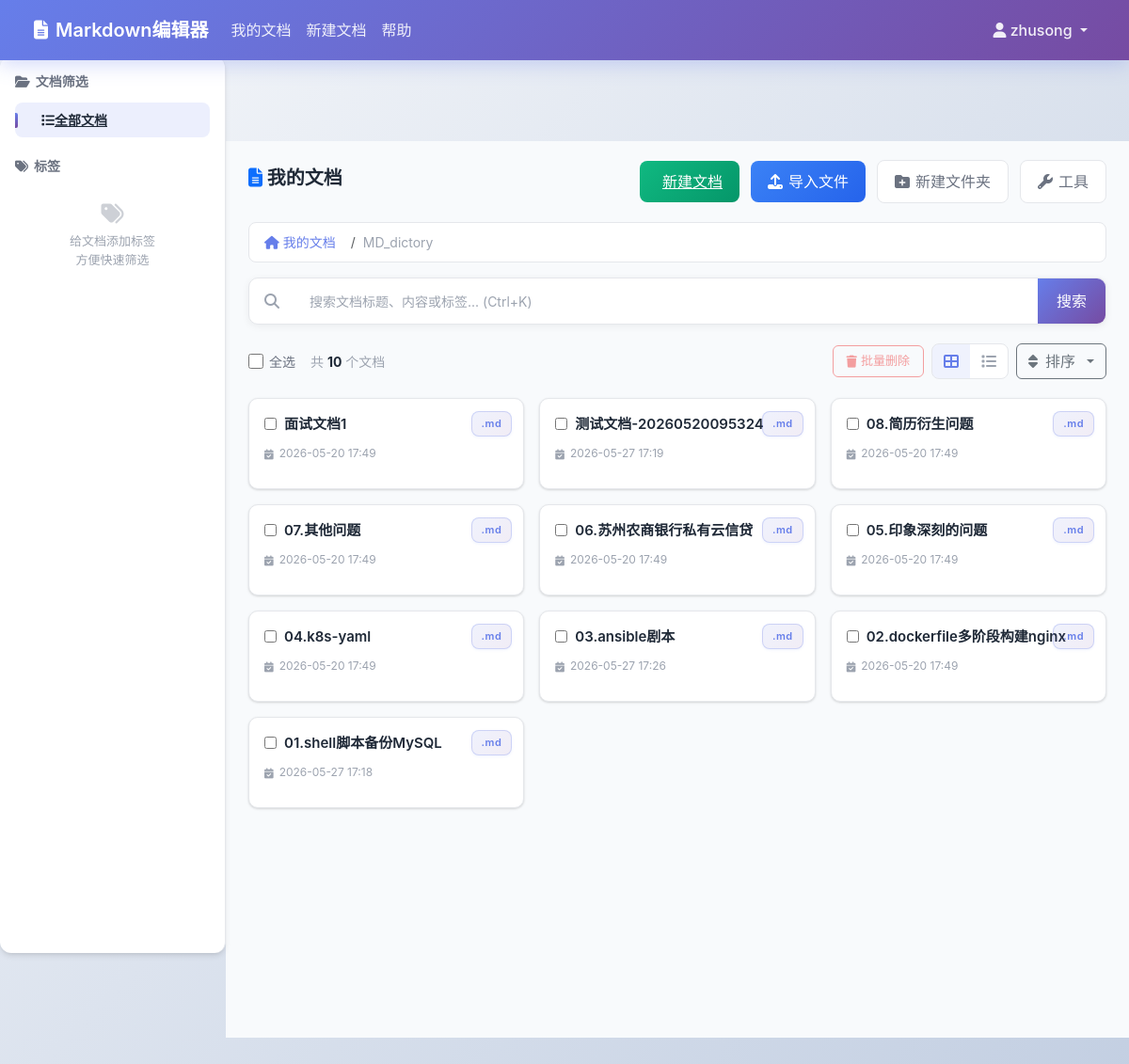
The page /my-documents/?sort=title&order=desc&folder=4 (signed in) on the database its author committed.
### documents/models.py (models this page shows, shortened)
class FolderModel(models.Model):
    user = models.ForeignKey(User, on_delete=models.CASCADE, related_name='folders')
    name = models.CharField(max_length=200)
    parent = models.ForeignKey('self', on_delete=models.CASCADE, null=True, blank=True, related_name='children')
    create_time = models.DateTimeField(auto_now_add=True)
    update_time = models.DateTimeField(auto_now=True)
    is_deleted = models.BooleanField(default=False)
    delete_time = models.DateTimeField(null=True, blank=True)

class DocumentModel(models.Model):
    user = models.ForeignKey(User, on_delete=models.CASCADE, related_name='documents')
    folder = models.ForeignKey(FolderModel, on_delete=models.SET_NULL, null=True, blank=True, related_name='documents')
    title = models.CharField(max_length=200, default='未命名文档')
    content = models.TextField(default='')
    original_filename = models.CharField(max_length=200, default='', blank=True)
    tags = models.CharField(max_length=500, default='')
    create_time = models.DateTimeField(auto_now_add=True)
    update_time = models.DateTimeField(auto_now=True)
    is_deleted = models.BooleanField(default=False)
    delete_time = models.DateTimeField(null=True, blank=True)
    is_shared = models.BooleanField(default=False)
    share_token = models.CharField(max_length=50, default='', blank=True)
    share_expire = models.DateTimeField(null=True, blank=True)
    share_password = models.CharField(max_length=128, default='', blank=True)
    def get_tags_list(self):
        if self.tags:
            return [tag.strip() for tag in self.tags.split(',') if tag.strip()]
        return []

### documents/views.py (the view)
# urls.py: path('my-documents/', views.my_documents_view, name='my_documents'),
@login_required
def my_documents_view(request):
    search_query = request.GET.get('search', '')
    tag_filter = request.GET.get('tag', '')
    sort_by = request.GET.get('sort', 'update_time')
    sort_order = request.GET.get('order', 'desc')
    folder_id = request.GET.get('folder', None)
    allowed_sort_fields = ['title', 'create_time', 'update_time']
    if sort_by not in allowed_sort_fields:
        sort_by = 'update_time'
    if sort_order not in ['asc', 'desc']:
        sort_order = 'desc'
    current_folder = None
    folder_path = []
    if folder_id and folder_id.isdigit():
        current_folder = get_object_or_404(FolderModel, id=folder_id, user=request.user, is_deleted=False)
        folder_path = get_folder_path(current_folder)
    all_user_documents = DocumentModel.objects.filter(user=request.user, is_deleted=False)
    if current_folder:
        all_user_documents = all_user_documents.filter(folder=current_folder)
    else:
        all_user_documents = all_user_documents.filter(folder__isnull=True)
    all_tags = set()
    for doc in all_user_documents:
        for tag in doc.get_tags_list():
            all_tags.add(tag)
    documents = all_user_documents
    if search_query:
        documents = documents.filter(
            Q(title__icontains=search_query) |
            Q(content__icontains=search_query) |
            Q(tags__icontains=search_query)
        )
    if tag_filter:
        documents = documents.filter(tags__icontains=tag_filter)
    sort_field = f'-{sort_by}' if sort_order == 'desc' else sort_by
    documents = documents.order_by(sort_field)
    folders = FolderModel.objects.filter(user=request.user, is_deleted=False, parent=current_folder)
    return render(request, 'documents/my_documents.html', {
        'documents': documents,
        'folders': folders,
        'current_folder': current_folder,
        'folder_path': folder_path,
        'search_query': search_query,
        'tag_filter': tag_filter,
        'all_tags': sorted(all_tags),
        'sort_by': sort_by,
        'sort_order': sort_order,
    })

### documents/views.py (called while the page is built)
def get_folder_path(folder):
    path = []
    current = folder
    while current:
        path.insert(0, current)
        current = current.parent
    return path

### templates/documents/my_documents.html (shortened to what this page needs)
{% extends 'base.html' %}
{% block content %}
<div class="app-container">
    <aside class="sidebar">
        <div class="sidebar-section">
            <div class="sidebar-section-title">
                <i class="fas fa-folder-open"></i>
                <span>文档筛选</span>
            </div>
            <a href="{% url 'my_documents' %}" class="tag-filter-btn {% if not tag_filter %}active{% endif %}">
                <i class="fas fa-list mr-2"></i>全部文档
            </a>
        </div>
        <div class="sidebar-section">
            <div class="sidebar-section-title">
                <i class="fas fa-tags"></i>
                <span>标签</span>
            </div>
            {% if all_tags %}
            <div class="tags-container">
                {% for tag in all_tags %}
                <button class="tag-chip {% if tag_filter == tag %}active{% endif %}"
                        onclick="window.location.href='?tag={{ tag }}{% if current_folder %}&folder={{ current_folder.id }}{% endif %}'">
                    {{ tag }}
                </button>
                {% endfor %}
            </div>
            {% else %}
            <div class="empty-tags">
                <i class="fas fa-tags empty-tags-icon"></i>
                <div>给文档添加标签</div>
                <div>方便快速筛选</div>
            </div>
            {% endif %}
        </div>
    </aside>
    <main class="main-content">
        <div class="toolbar">
            <div class="toolbar-left">
                <h2 class="text-xl font-bold text-gray-800"><i class="fas fa-file-alt text-primary"></i> 我的文档</h2>
            </div>
            <div class="toolbar-right">
                <a href="{% url 'create_document' %}{% if current_folder %}?folder={{ current_folder.id }}{% endif %}"
                   class="btn-primary-custom">
                     新建文档
                </a>
                <button type="button" class="btn-secondary-custom" data-bs-toggle="modal" data-bs-target="#import-modal">
                    <i class="fas fa-upload"></i> 导入文件
                </button>
                <button type="button" class="btn-tertiary-custom" data-bs-toggle="modal" data-bs-target="#create-folder-modal">
                    <i class="fas fa-folder-plus"></i> 新建文件夹
                </button>
                <button type="button" class="btn-tertiary-custom" onclick="openToolDrawer()">
                    <i class="fas fa-wrench"></i> 工具
                </button>
                </div>
        </div>
        {% if folder_path or current_folder %}
        <div class="breadcrumb-container">
            <ol class="breadcrumb">
                <li class="breadcrumb-item">
                    <a href="{% url 'my_documents' %}">
                        <i class="fas fa-home"></i> 我的文档
                    </a>
                </li>
                {% for folder in folder_path %}
                {% if folder == current_folder %}
                <li class="breadcrumb-item active">{{ folder.name }}</li>
                {% else %}
                <li class="breadcrumb-item">
                    <span class="breadcrumb-separator">/</span>
                    <a href="{% url 'my_documents' %}?folder={{ folder.id }}">{{ folder.name }}</a>
                </li>
                {% endif %}
                {% endfor %}
            </ol>
        </div>
        {% endif %}
        <div class="search-bar">
            <form method="get" class="search-input-wrapper">
                <i class="fas fa-search search-icon"></i>
                <input type="text" class="search-input" name="search"
                       placeholder="搜索文档标题、内容或标签... (Ctrl+K)"
                       value="{{ search_query }}" id="search-input">
                <button type="submit" class="search-btn">搜索</button>
            </form>
        </div>
        <div class="toolbar-actions">
            <div class="toolbar-actions-left">
                <label class="select-all-checkbox">
                    <input type="checkbox" id="select-all" onchange="toggleSelectAll()">
                    <span>全选</span>
                </label>
                <span class="document-count">
                    共 <strong>{{ documents|length }}</strong> 个文档
                </span>
            </div>
            <div class="toolbar-actions-right">
                <button type="button" class="btn-batch-delete" id="batch-delete-btn" onclick="batchDeleteDocuments()">
                    <i class="fas fa-trash"></i> 批量删除
                </button>
                <div class="view-toggle">
                    <button class="view-toggle-btn active" id="view-card" onclick="switchView('card')">
                        <i class="fas fa-th-large"></i>
                    </button>
                    <button class="view-toggle-btn" id="view-list" onclick="switchView('list')">
                        <i class="fas fa-list"></i>
                    </button>
                </div>
                <div class="dropdown">
                    <button class="btn btn-outline-secondary dropdown-toggle d-flex align-items-center gap-2"
                            type="button" data-bs-toggle="dropdown">
                        <i class="fas fa-sort"></i>排序
                    </button>
                </div>
            </div>
        </div>
        <div class="documents-grid" id="documents-container">
            {% for document in documents %}
            <div class="document-card" id="doc-card-{{ document.id }}">
                <div class="document-header">
                    <input type="checkbox" class="document-checkbox" id="doc-{{ document.id }}" value="{{ document.id }}"
                           onchange="updateBatchDeleteButton()">
                    <div class="document-title" title="{{ document.title }}"
                         onclick="window.location.href='{% url 'document_detail' document_id=document.id %}'">
                        {{ document.title }}
                    </div>
                </div>
                <div class="document-meta">
                    <div class="document-meta-item">
                        <i class="fas fa-calendar-check"></i>
                        <span>{{ document.update_time|date:"Y-m-d H:i" }}</span>
                    </div>
                </div>
                <div class="dropdown document-actions">
                    <button class="document-extension" type="button" id="docDropdown{{ document.id }}"
                            data-bs-toggle="dropdown" aria-expanded="false">.md</button>
                </div>
            </div>
            {% endfor %}
        </div>
    </main>
</div>
{% endblock %}

### templates/base.html (shortened to what this page needs)
<!DOCTYPE html>
<html lang="zh-CN">
<head>
    <link href="https://cdn.jsdelivr.net/npm/bootstrap@5.3.0/dist/css/bootstrap.min.css" rel="stylesheet">
    <link href="https://cdn.jsdelivr.net/npm/font-awesome@6.4.0/css/all.min.css" rel="stylesheet">
</head>
<body>
    <nav class="navbar navbar-expand-lg fixed-top">
        <div class="container-fluid">
            <a class="navbar-brand" href="{% url 'home' %}">
                <i class="fas fa-file-alt"></i> Markdown编辑器
            </a>
            <div class="collapse navbar-collapse" id="navbarNav">
                <ul class="navbar-nav me-auto">
                    {% if user.is_authenticated %}
                    <li class="nav-item">
                        <a class="nav-link" href="{% url 'my_documents' %}">我的文档</a>
                    </li>
                    <li class="nav-item">
                        <a class="nav-link" href="{% url 'create_document' %}">新建文档</a>
                    </li>
                    {% endif %}
                    <li class="nav-item">
                        <a class="nav-link" href="{% url 'help' %}">帮助</a>
                    </li>
                </ul>
                <ul class="navbar-nav">
                    {% if user.is_authenticated %}
                    <li class="nav-item dropdown">
                        <a class="nav-link dropdown-toggle" href="#" role="button" data-bs-toggle="dropdown">
                            <i class="fas fa-user"></i> {{ user.username }}
                        </a>
                    </li>
                    {% endif %}
                </ul>
            </div>
        </div>
    </nav>
    <div class="content">
        {% block content %}{% endblock %}
    </div>
</body>
</html>

### templates/base.html (style rules this page uses)
:root { --primary-color: #667eea; --primary-dark: #5a6fd6; --secondary-color: #764ba2; --accent-color: #f093fb; --success-color: #10b981; --warning-color: #f59e0b; --danger-color: #ef4444; --bg-gradient: linear-gradient(135deg, #667eea 0%, #764ba2 100%); --card-shadow: 0 4px 6px -1px rgba(0, 0, 0, 0.1), 0 2px 4px -1px rgba(0, 0, 0, 0.06); --card-shadow-hover: 0 10px 15px -3px rgba(0, 0, 0, 0.1), 0 4px 6px -2px rgba(0, 0, 0, 0.05); }
body { min-height: 100vh; background: linear-gradient(135deg, #f5f7fa 0%, #c3cfe2 100%); background-attachment: fixed; font-family: 'Inter', -apple-system, BlinkMacSystemFont, 'Segoe UI', Roboto, Oxygen, Ubuntu, sans-serif; }
.navbar { background: var(--bg-gradient) !important; box-shadow: 0 4px 20px rgba(102, 126, 234, 0.3); padding: 0.75rem 1.5rem; }
.navbar-brand { color: white !important; font-weight: 600; font-size: 1.25rem; display: flex; align-items: center; gap: 8px; }
.navbar-nav .nav-link { color: rgba(255, 255, 255, 0.9) !important; font-weight: 500; padding: 0.5rem 1rem; border-radius: 6px; transition: all 0.2s ease; }
.content { margin-top: 90px; padding-bottom: 3rem; }
.sidebar { min-height: calc(100vh - 80px); background-color: #fff; border-right: 1px solid #e9ecef; border-radius: 12px; box-shadow: var(--card-shadow); }
.document-card { background: white; border-radius: 12px; overflow: hidden; transition: all 0.3s cubic-bezier(0.4, 0, 0.2, 1); border: 2px solid transparent; background: linear-gradient(white, white) padding-box, linear-gradient(135deg, #667eea, #764ba2, #f093fb) border-box; }
.gap-2 { gap: 0.5rem; }
.text-xl { font-size: 1.25rem; }
.font-bold { font-weight: 700; }
.text-gray-800 { color: #1f2937; }
.text-primary { color: var(--primary-color); }
.document-card { background: #ffffff; border-radius: 12px; box-shadow: 0 1px 3px rgba(0, 0, 0, 0.1), 0 1px 2px rgba(0, 0, 0, 0.06); transition: all 0.3s ease; border: 2px solid transparent; overflow: visible; position: relative; z-index: 1; }

### rows shown on the page
FolderModel: name "MD_dictory"
DocumentModel: title "面试文档1", update_time "2026-05-20 17:49"
DocumentModel: title "测试文档-20260520095324", update_time "2026-05-27 17:19"
DocumentModel: title "08.简历衍生问题", update_time "2026-05-20 17:49"
DocumentModel: title "07.其他问题", update_time "2026-05-20 17:49"
DocumentModel: title "06.苏州农商银行私有云信贷", update_time "2026-05-20 17:49"
DocumentModel: title "05.印象深刻的问题", update_time "2026-05-20 17:49"
DocumentModel: title "04.k8s-yaml", update_time "2026-05-20 17:49"
DocumentModel: title "03.ansible剧本", update_time "2026-05-27 17:26"
DocumentModel: title "02.dockerfile多阶段构建nginx", update_time "2026-05-20 17:49"
DocumentModel: title "01.shell脚本备份MySQL", update_time "2026-05-27 17:18"

### other values the page prints
{{ user.username }} "zhusong"
{{ documents|length }} "10"
